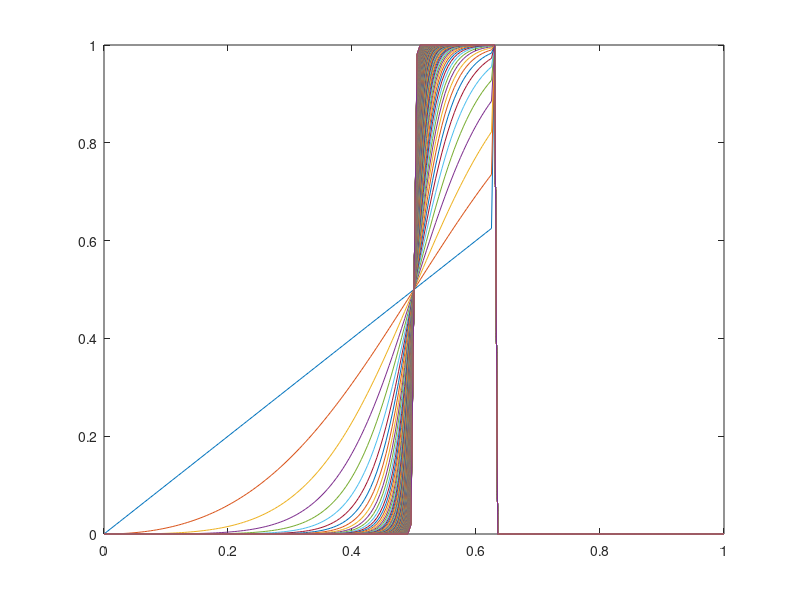

Reproduce this figure in MATLAB.
% tests
n = 200 ;
N = 10 ;
q0 = .5 ;
r = 0 ;
threshold = q0*2*n*N ;
Runs = 100000 ;
Z0 = nan(2*n,2,N) ;
count = 0 ;

Beta = 1:1:200;
step = .005;

plotbeta = nan(1,1+1/step);

for beta = Beta
for p = 0:step:1
    i = int8(1+p/step);
    plotbeta(beta, i) = p^beta/(p^beta+(1-p)^beta);
end
end

figure
plot(0:step:1,plotbeta);


